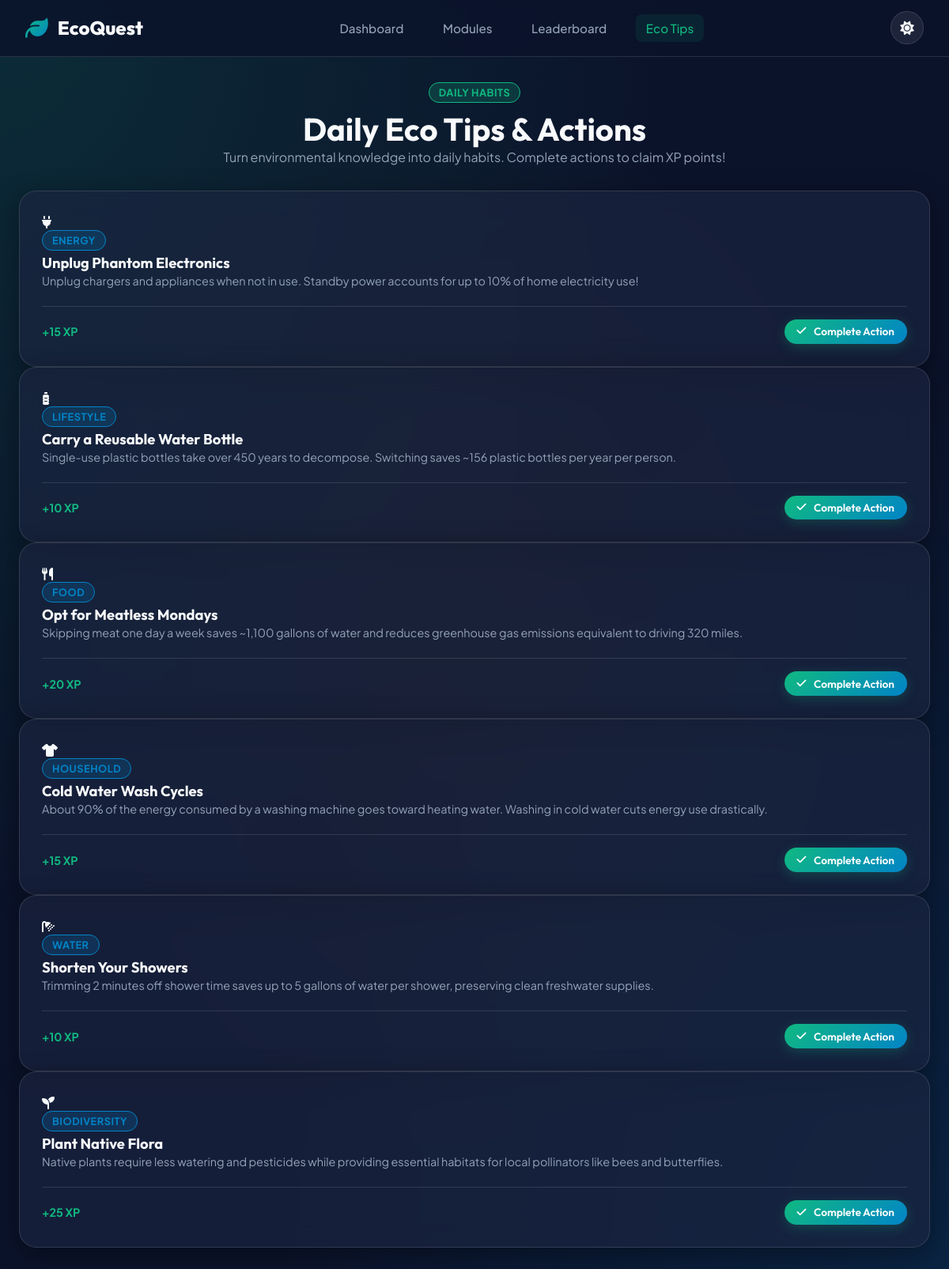
The page /eco_tips (signed in) on the database its author committed.
### tables this page shows
CREATE TABLE eco_tips (
    id INTEGER PRIMARY KEY AUTOINCREMENT,
    title TEXT NOT NULL,
    content TEXT NOT NULL,
    category TEXT NOT NULL,
    xp_reward INTEGER DEFAULT 15,
    coin_reward INTEGER DEFAULT 10,
    icon_class TEXT DEFAULT 'fa-lightbulb',
    created_at TIMESTAMP DEFAULT CURRENT_TIMESTAMP
);

### app.py (the view)
@app.route('/eco_tips')
@login_required
def eco_tips():
    db = get_db()
    user_id = session['user_id']
    tips = db.execute("SELECT * FROM eco_tips ORDER BY id ASC").fetchall()
    completed_rows = db.execute("SELECT tip_id FROM user_tips_completed WHERE user_id = ?", (user_id,)).fetchall()
    completed_ids = [row['tip_id'] for row in completed_rows]
    return render_template('eco_tips.html', tips=tips, completed_ids=completed_ids)

### app.py (called while the page is built)
def get_db():
    if 'db' not in g:
        g.db = sqlite3.connect(DATABASE_PATH)
        g.db.row_factory = sqlite3.Row
    return g.db

def login_required(f):
    @wraps(f)
    def decorated_function(*args, **kwargs):
        if 'user_id' not in session:
            flash('Please log in to access this feature.', 'warning')
            return redirect(url_for('login'))
        return f(*args, **kwargs)
    return decorated_function

@app.context_processor
def inject_user():
    if 'user_id' in session:
        db = get_db()
        user = db.execute("SELECT * FROM users WHERE id = ?", (session['user_id'],)).fetchone()
        return dict(current_user=user)
    return dict(current_user=None)

### templates/eco_tips.html (shortened to what this page needs)
<!DOCTYPE html>
<html lang="en" data-theme="dark">
<head>
    <link rel="stylesheet" href="https://cdnjs.cloudflare.com/ajax/libs/font-awesome/6.5.1/css/all.min.css">
    <link rel="stylesheet" href="{{ url_for('static', filename='css/style.css') }}">
    <link rel="stylesheet" href="{{ url_for('static', filename='css/dashboard.css') }}">
    <link rel="stylesheet" href="{{ url_for('static', filename='css/responsive.css') }}">
</head>
<body>
    <nav class="navbar">
        <div class="nav-container">
            <a href="{{ url_for('index') }}" class="logo"><i class="fa-solid fa-leaf"></i> EcoQuest</a>
            <ul class="nav-links" id="navLinks">
                <li><a href="{{ url_for('dashboard') }}" class="nav-link">Dashboard</a></li>
                <li><a href="{{ url_for('modules') }}" class="nav-link">Modules</a></li>
                <li><a href="{{ url_for('leaderboard') }}" class="nav-link">Leaderboard</a></li>
                <li><a href="{{ url_for('eco_tips') }}" class="nav-link active">Eco Tips</a></li>
            </ul>
            <div class="nav-actions">
                <button class="theme-toggle-btn" id="themeToggleBtn"><i class="fa-solid fa-sun" id="themeIcon"></i></button>
            </div>
        </div>
    </nav>
    <main class="main-wrapper">
        <div style="margin-bottom: 2rem; text-align: center;">
            <span class="badge-pill badge-emerald">Daily Habits</span>
            <h1 style="font-size: 2.5rem; margin-top: 0.5rem;">Daily Eco Tips & Actions</h1>
            <p style="color: var(--text-secondary);">Turn environmental knowledge into daily habits. Complete actions to claim XP points!</p>
        </div>
        <div class="tips-grid">
            {% for t in tips %}
                {% set is_completed = t.id in completed_ids %}
                <div class="glass-card tip-card">
                    <div>
                        <div class="tip-header">
                            <div class="tip-icon">
                                <i class="fa-solid {{ t.icon_class }}"></i>
                            </div>
                            <div>
                                <span class="badge-pill badge-ocean">{{ t.category }}</span>
                                <h3 style="font-size: 1.15rem; margin-top: 0.25rem;">{{ t.title }}</h3>
                            </div>
                        </div>
                        <p style="color: var(--text-secondary); font-size: 0.9rem; line-height: 1.6; margin-bottom: 1.25rem;">
                            {{ t.content }}
                        </p>
                    </div>
                    <div style="display: flex; align-items: center; justify-content: space-between; border-top: 1px solid var(--glass-border); padding-top: 1rem;">
                        <span style="font-weight: 700; color: var(--emerald-primary); font-size: 0.9rem;">+{{ t.xp_reward }} XP</span>
                        {% if is_completed %}
                            <button class="btn btn-secondary btn-sm" disabled style="padding: 0.4rem 1rem; font-size: 0.85rem;">
                                <i class="fa-solid fa-circle-check"></i> Completed
                            </button>
                        {% else %}
                            <button class="btn btn-primary claim-tip-btn" data-tip-id="{{ t.id }}" style="padding: 0.4rem 1rem; font-size: 0.85rem;">
                                <i class="fa-solid fa-check"></i> Complete Action
                            </button>
                        {% endif %}
                    </div>
                </div>
            {% endfor %}
        </div>
    </main>
</body>
</html>

### static/css/style.css (style rules this page uses)
:root { --bg-primary: #0b132b; --bg-secondary: #1c2541; --bg-card: rgba(28, 37, 65, 0.65); --bg-card-hover: rgba(30, 41, 75, 0.85); --glass-border: rgba(255, 255, 255, 0.12); --glass-shadow: 0 8px 32px 0 rgba(0, 0, 0, 0.37); --text-primary: #f8fafc; --text-secondary: #94a3b8; --text-muted: #64748b; --emerald-primary: #10b981; --emerald-hover: #059669; --ocean-primary: #0284c7; --ocean-hover: #0369a1; --gold-coin: #f59e0b; --flame-orange: #f97316; --accent-gradient: linear-gradient(135deg, #10b981 0%, #0284c7 100%); --gold-gradient: linear-gradient(135deg, #fbbf24 0%, #f59e0b 100%); --flame-gradient: linear-gradient(135deg, #f97316 0%, #ef4444 100%); --accent-glow: rgba(16, 185, 129, 0.25); --success: #10b981; --warning: #f59e0b; --danger: #ef4444; --info: #3b82f6; --radius-sm: 8px; --radius-md: 14px; --radius-lg: 22px; --radius-full: 9999px; --font-heading: 'Outfit', sans-serif; --font-body: 'Plus Jakarta Sans', sans-serif; --transition: all 0.3s cubic-bezier(0.4, 0, 0.2, 1); }
* { margin: 0; padding: 0; box-sizing: border-box; }
body { font-family: var(--font-body); background: var(--bg-primary); background-image: radial-gradient(at 0% 0%, rgba(16, 185, 129, 0.15) 0px, transparent 50%), radial-gradient(at 100% 100%, rgba(2, 132, 199, 0.15) 0px, transparent 50%), radial-gradient(at 50% 50%, rgba(245, 158, 11, 0.05) 0px, transparent 60%); color: var(--text-primary); min-height: 100vh; display: flex; flex-direction: column; overflow-x: hidden; transition: background-color 0.4s ease; }
h1, h2, h3, h4, h5, h6 { font-family: var(--font-heading); font-weight: 700; color: var(--text-primary); line-height: 1.25; }
a { color: var(--emerald-primary); text-decoration: none; transition: var(--transition); }
.glass-card { background: var(--bg-card); backdrop-filter: blur(16px); -webkit-backdrop-filter: blur(16px); border: 1px solid var(--glass-border); box-shadow: var(--glass-shadow); border-radius: var(--radius-lg); padding: 1.75rem; transition: var(--transition); }
.btn { display: inline-flex; align-items: center; justify-content: center; gap: 0.6rem; padding: 0.8rem 1.6rem; font-family: var(--font-heading); font-size: 0.95rem; font-weight: 600; border-radius: var(--radius-full); border: none; cursor: pointer; transition: var(--transition); text-decoration: none; }
.btn-primary { background: var(--accent-gradient); color: #ffffff; box-shadow: 0 4px 15px var(--accent-glow); }
.navbar { position: sticky; top: 0; z-index: 1000; background: rgba(11, 19, 43, 0.85); backdrop-filter: blur(20px); -webkit-backdrop-filter: blur(20px); border-bottom: 1px solid var(--glass-border); padding: 0.9rem 2rem; }
.nav-container { max-width: 1280px; margin: 0 auto; display: flex; align-items: center; justify-content: space-between; }
.logo { display: flex; align-items: center; gap: 0.75rem; font-family: var(--font-heading); font-size: 1.5rem; font-weight: 800; color: var(--text-primary); }
.logo i { font-size: 1.8rem; background: var(--accent-gradient); -webkit-background-clip: text; -webkit-text-fill-color: transparent; }
.nav-links { display: flex; align-items: center; gap: 1.5rem; list-style: none; }
.nav-link { color: var(--text-secondary); font-weight: 500; font-size: 0.95rem; padding: 0.5rem 0.8rem; border-radius: var(--radius-sm); transition: var(--transition); }
.nav-link:hover, .nav-link.active { color: var(--emerald-primary); background: rgba(16, 185, 129, 0.1); }
.nav-actions { display: flex; align-items: center; gap: 0.85rem; }
.theme-toggle-btn { background: rgba(255, 255, 255, 0.08); border: 1px solid var(--glass-border); color: var(--text-primary); width: 42px; height: 42px; border-radius: 50%; cursor: pointer; display: flex; align-items: center; justify-content: center; font-size: 1.1rem; transition: var(--transition); }
.badge-pill { padding: 0.25rem 0.75rem; border-radius: var(--radius-full); font-size: 0.8rem; font-weight: 700; text-transform: uppercase; letter-spacing: 0.5px; display: inline-flex; align-items: center; gap: 0.4rem; }
.badge-emerald { background: rgba(16, 185, 129, 0.2); color: var(--emerald-primary); border: 1px solid var(--emerald-primary); }
.badge-ocean { background: rgba(2, 132, 199, 0.2); color: var(--ocean-primary); border: 1px solid var(--ocean-primary); }
.main-wrapper { flex: 1; max-width: 1280px; width: 100%; margin: 0 auto; padding: 2rem 1.5rem; }

### rows shown on the page
eco_tips: category "ENERGY", title "Unplug Phantom Electronics", content "Unplug chargers and appliances when not in use. Standby power accounts for up to 10% of home electricity use!", xp_reward "15"
eco_tips: category "LIFESTYLE", title "Carry a Reusable Water Bottle", content "Single-use plastic bottles take over 450 years to decompose. Switching saves ~156 plastic bottles per year per person.", xp_reward "10"
eco_tips: category "FOOD", title "Opt for Meatless Mondays", content "Skipping meat one day a week saves ~1,100 gallons of water and reduces greenhouse gas emissions equivalent to driving 320 miles.", xp_reward "20"
eco_tips: category "HOUSEHOLD", title "Cold Water Wash Cycles", content "About 90% of the energy consumed by a washing machine goes toward heating water. Washing in cold water cuts energy use drastically.", xp_reward "15"
eco_tips: category "WATER", title "Shorten Your Showers", content "Trimming 2 minutes off shower time saves up to 5 gallons of water per shower, preserving clean freshwater supplies.", xp_reward "10"
eco_tips: category "BIODIVERSITY", title "Plant Native Flora", content "Native plants require less watering and pesticides while providing essential habitats for local pollinators like bees and butterflies.", xp_reward "25"
